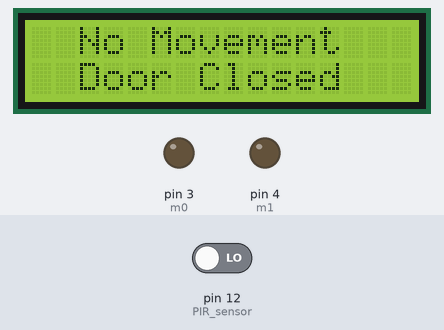
Bench run of a sketch on a simulated Arduino Uno, built with avr-gcc and run on an emulated ATmega328P. On the bench: 16×2 character LCD, output pins drawn as LEDs (lit = HIGH). The inputs (shaded band) are chosen by the test bench; at power-on: pin 12 (PIR_sensor) LOW.

Above: at 3.2 s.
3.3 s: pin 12 (PIR_sensor) driven HIGH
At 3.9 s:
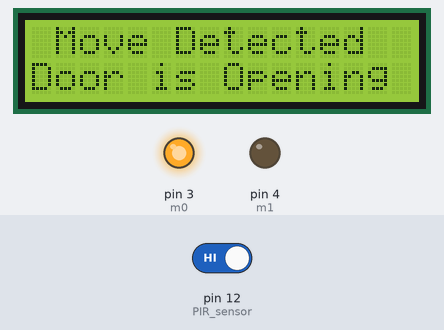
At 4.6 s:
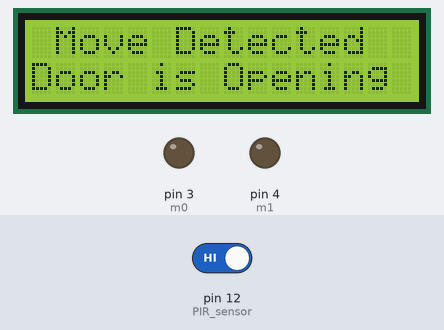
5.8 s: pin 12 (PIR_sensor) driven LOW
At 7.1 s:
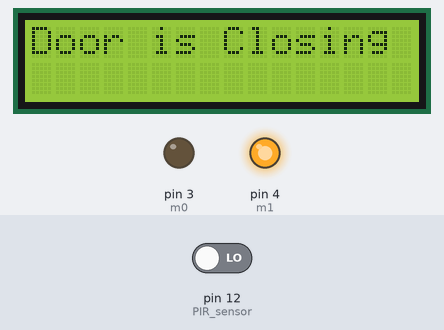
Timing chart, 0 to 8.8 s (numbered marks = the images above; inputs shaded):
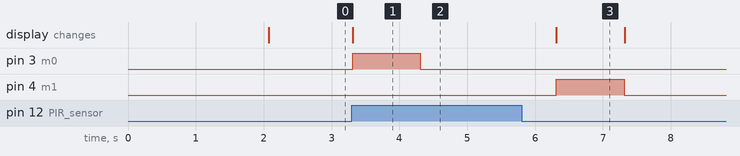

Measured:
- after the input at 3.3 s, pin 3 (m0): LOW → HIGH at once, → LOW 1.0 s later; the display: changes at once (image 1)
- after the input at 5.8 s, pin 4 (m1): LOW → HIGH after 0.51 s, → LOW 1.0 s later; the display: changes after 0.51 s (image 3)
- what the display in image 3 shows lasts 1.0 s, from 6.3 s to 7.3 s

The sketch:

PIR_Mot_Door_ctrl.ino
```cpp
#include <LiquidCrystal.h>
LiquidCrystal lcd(6, 7, 8, 9, 10, 11);
#define PIR_sensor 12
#define m0 3
#define m1 4
void setup()
{
  pinMode(m0, OUTPUT);
  pinMode(m1, OUTPUT);
  pinMode(PIR_sensor, INPUT);
  lcd.begin(16, 2);
  lcd.print(" Automatic Door");
  lcd.setCursor(0, 1);
  lcd.print(" Control System");
  delay(2000);
  lcd.clear();
}
void loop()
{
  if (digitalRead(PIR_sensor) == HIGH)
  {
    lcd.clear();
    lcd.print(" Move Detected");
    lcd.setCursor(0, 1);
    lcd.print("Door is Opening");
    digitalWrite(m0, HIGH);
    digitalWrite(m1, LOW);
    delay(1000);
    digitalWrite(m0, LOW);
    digitalWrite(m1, LOW);
    delay(2000);
    while (digitalRead(PIR_sensor) == HIGH)
    {
    }
    if (digitalRead(PIR_sensor) == LOW)
    {
      lcd.clear();
      lcd.print("Door is Closing");
      digitalWrite(m0, LOW);
      digitalWrite(m1, HIGH);
      delay(1000);
      digitalWrite(m0, LOW);
      digitalWrite(m1, LOW);
      lcd.clear();
    }
  }
  if (digitalRead(PIR_sensor) == LOW)
  {
    lcd.print("  No Movement   ");
    lcd.setCursor(0, 1);
    lcd.print("  Door Closed   ");
    digitalWrite(m0, LOW);
    digitalWrite(m1, LOW);
  }
}
```
